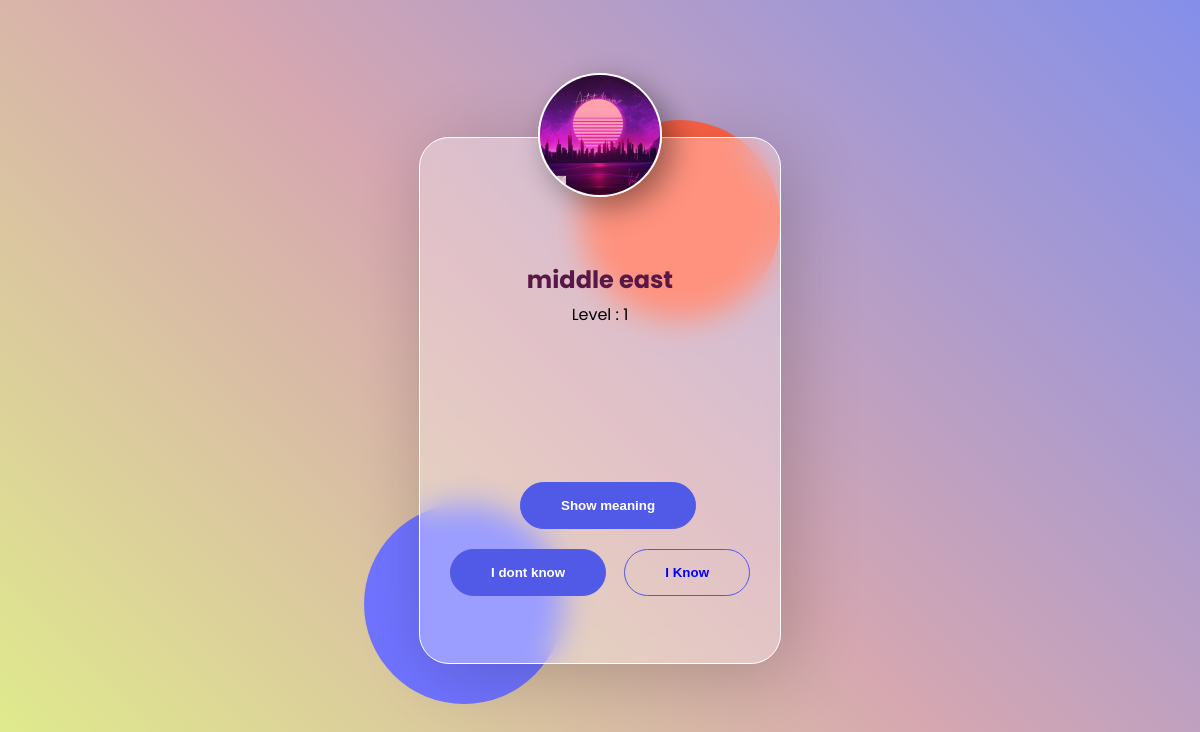
Page /WordLearned/18/ (signed in) on the earlier database version.
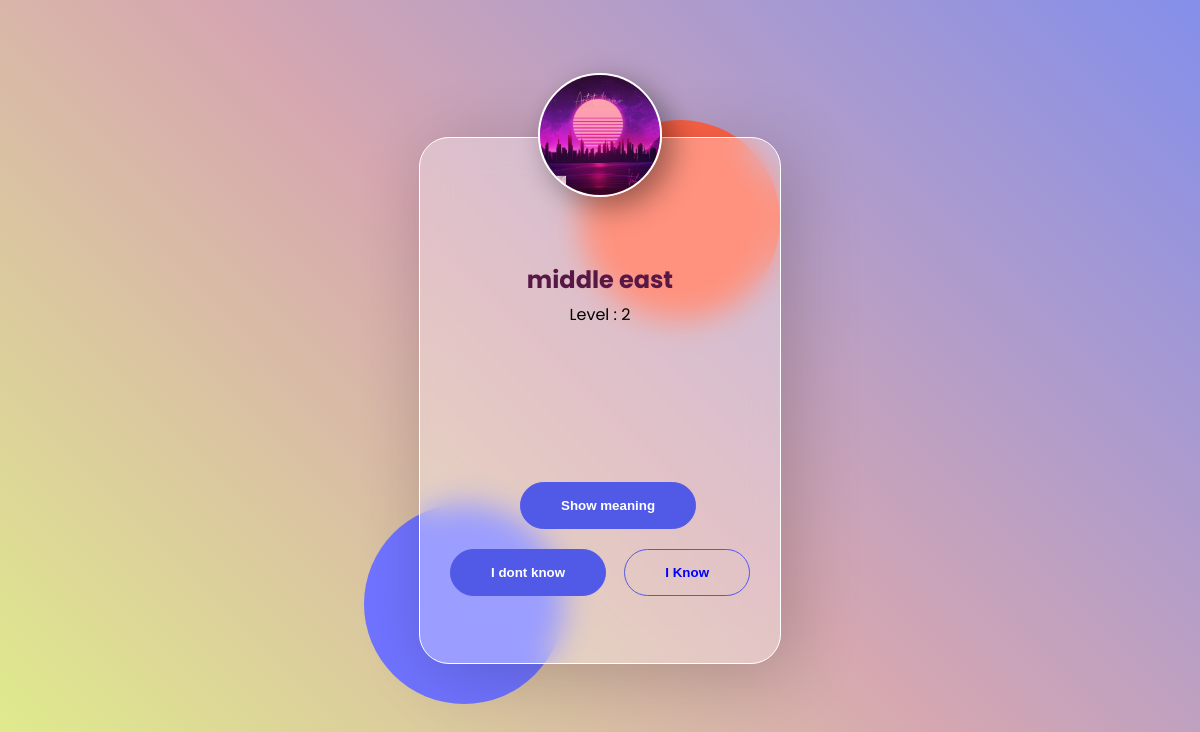
Same page on the later database version.
### leitner/models.py (models this page shows, shortened)
class Lword(models.Model):
    status_word = (
        ('1','d1'),
        ('2','d2'),
        ('3','d3'),
        ('4','w1'),
        ('5','w2'),
        ('6','m1'),
        ('7','m2'),
    )
    words = models.ForeignKey(word, on_delete=models.CASCADE,related_name="Lword")
    cycle = models.DateTimeField(default=timezone.now)
    status = models.CharField(max_length=1,choices = status_word,default='1')
    leitner = models.ForeignKey(Leitner, on_delete=models.CASCADE,related_name="lword")
    def learn(self):
        if self.cycle > timezone.now():
            return False
        else:
            return True
    def condition(self,days,delta):
        if( delta >= timedelta(days=days)):
            return True
        else:
            return False
    def reviewTime(self):
        delta = timezone.now() - self.cycle
        if self.status == '1':
            return self.condition(int(self.status),delta)
        elif self.status == '2':
            return self.condition(int(self.status),delta)
        elif self.status == '3':
            return self.condition(int(self.status),delta)
        elif self.status == '4':
            return self.condition(7,delta)
        elif self.status == '5':
            return self.condition(14,delta)
        elif self.status == '6':
            return self.condition(30,delta)
        elif self.status == '7':
            return self.condition(60,delta)
    def UpLevel(self):
        self.status = str(int(self.status)+1)
        self.cycle = timezone.now()
    learn.boolean = True
    reviewTime.boolean = True

### words/models.py (models this page shows)
class word(models.Model):
    text = models.CharField(max_length=30)
    meaning = models.CharField(max_length=30)
    id = models.IntegerField(primary_key=True)
    gp = models.ForeignKey(group, on_delete=models.CASCADE,related_name="words")
    def __str__(self):
        return self.text

### leitner/views.py (the view)
# urls.py: path('WordLearned/<int:id>/',WordLearned,name="WordLearned"),
def WordLearned(request,id):
    lw = request.user.leitner.lword.get(id=id)
    lw.UpLevel()
    lw.save()
    return ReviewLeitner(request)

### leitner/views.py (called while the page is built)
def ReviewLeitner(request):
    lws = request.user.leitner.lword.all()
    w_id = [w.id for w in lws if w.reviewTime()]
    items = list(lws.filter(id__in=w_id))
    try:
        QueryWord = random.choice(items)
    except IndexError :
        QueryWord = None
    return render(request,'leitner/lw.html',{'QueryWord':QueryWord})

### leitner/templates/leitner/lw.html (shortened to what this page needs)
{% load static %}
<!DOCTYPE html>
<html lang="en" >
<head>
  <link rel="stylesheet" href="{% static 'words/style2.css'%}">
</head>
<body>
<div class="card">
  <div class="p-profile">
   <img src="{% static 'words/city.jpg' %}">
  </div>
  <div class="name">
    {% if QueryWord %}
    <h2>{{QueryWord.words}}</h2>
    <p>Level : {{QueryWord.status}}</p>
    {% else %}
    <h2>END!</h2>
    </br></br></br>
    {% endif %}
  </div>
{% if QueryWord %}
<div class="button" style="margin-left: 70px;">
  <button id='btn'>Show meaning</button>
  </div>
  <div class="button">
    <button><a href="{% url 'leitner:WordUnLearned' QueryWord.id %}" style="text-decoration:none;Color:white">I dont know</a></button>
    <button><a href="{% url 'leitner:WordLearned' QueryWord.id %}" style="text-decoration:none;Color:blue">I Know</a></button>
    {% else %}
    <div class="button">
    <button style="margin-left: 65px;"><a href="{% url 'words:panel' %}" style="text-decoration:none;Color:white">Return Home</a></button>
    {% endif %}
  </div>
</div>
<div class="circle1"></div>
<div class="circle2"></div>
</body>
</html>

Differences in the rows shown:
changed Lword "middle east": status "1" → "2"
